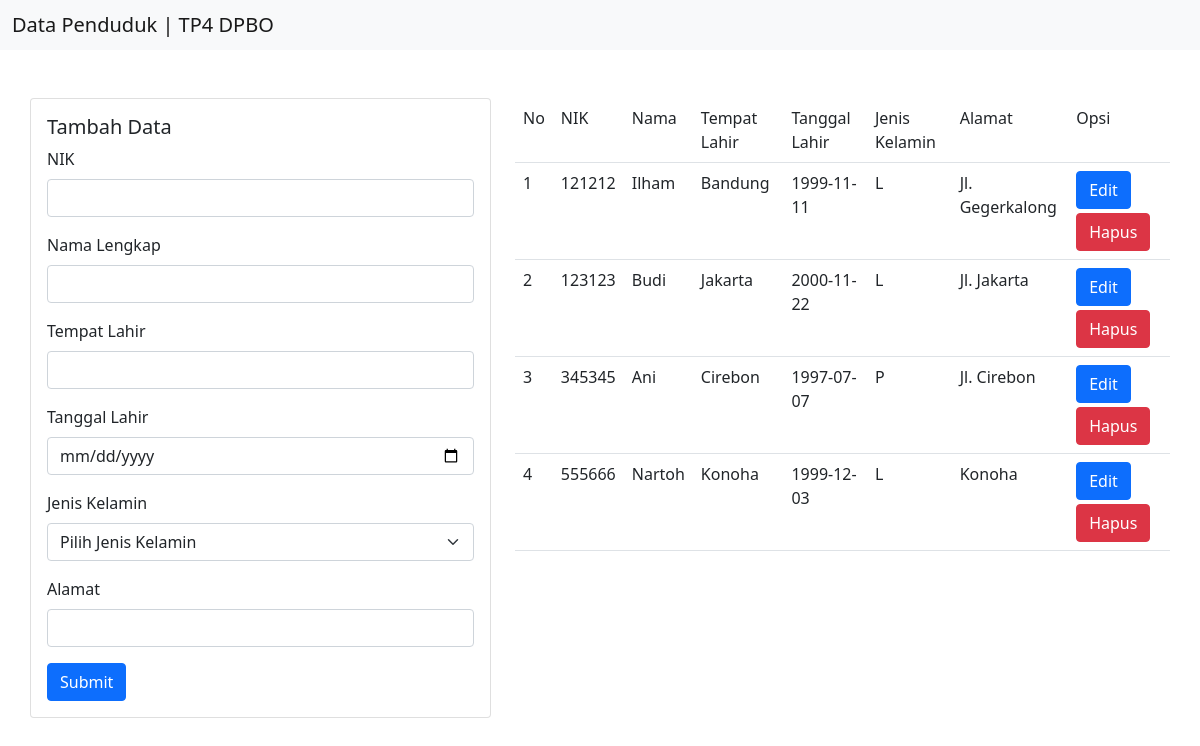
The page / on the database its author committed.
### tables this page shows
CREATE TABLE `penduduk` (
  `id` int(11) NOT NULL,
  `nik` varchar(255) NOT NULL,
  `nama` varchar(255) NOT NULL,
  `tempat_lahir` varchar(255) NOT NULL,
  `tanggal_lahir` date NOT NULL,
  `jenis_kelamin` varchar(255) NOT NULL,
  `alamat` varchar(255) NOT NULL
);

### conf.php (called while the page is built)
<?php
$db_host = "localhost";
$db_user = "root";
$db_password = "";
$db_name = "tp4_pbo";
?>

### includes/DB.class.php (called while the page is built, shortened)
<?php
class DB{
	var $db_host = '';
	var $db_user = '';
	var $db_password = '';
	var $db_name = '';
	var $db_link = '';
	var $result = 0;
	function __construct($db_host='', $db_user='', $db_password='', $db_name=''){
		$this->db_host = $db_host;
		$this->db_user = $db_user;
		$this->db_password = $db_password;
		$this->db_name = $db_name;
	}
	function open(){
		$this->db_link = mysqli_connect($this->db_host, $this->db_user, $this->db_password, $this->db_name);
	}
	function execute($query=""){
		$this->result = mysqli_query($this->db_link, $query);
		return $this->result;
	}
	function getResult(){
		return mysqli_fetch_array($this->result);
	}
}
 ?>

### includes/Penduduk.class.php (called while the page is built, shortened)
<?php
class Penduduk extends DB{
	function getPenduduk(){
		$query = "SELECT * FROM penduduk";
		return $this->execute($query);
	}
}
?>

### index.php (the view, shortened to what this page needs)
<?php
include("conf.php");
include("includes/Template.class.php");
include("includes/DB.class.php");
include("includes/Penduduk.class.php");
$oPenduduk = new Penduduk($db_host, $db_user, $db_password, $db_name);
$oPenduduk->open();
function inputTag($type, $name="", $val = ""){
	if($type == "select"){
		$res = "<select class='form-select' aria-label='Default select example' name='jk'>";
		if($val == "L"){
			$res .= "
				<option>Pilih Jenis Kelamin</option>
				<option value='L' selected>Laki-Laki</option>
				<option value='P'>Perempuan</option>
			";
		}
		else if($val == "P"){
			$res .= "
				<option>Pilih Jenis Kelamin</option>
				<option value='L'>Laki-Laki</option>
				<option value='P' selected>Perempuan</option>
			";
		}
		else{
			$res .= "
				<option selected>Pilih Jenis Kelamin</option>
				<option value='L'>Laki-Laki</option>
				<option value='P'>Perempuan</option>
			";
		}
		$res .= "</select>";
	}
	else if($type == "add_btn"){
		$res = "<button type='submit' class='btn btn-primary' name='submit'>Submit</button>";
	}
	else if($type == "edit_btn"){
		$res = "
			<input type='text' class='form-control visually-hidden' name='id' value='$val'>
			<button type='submit' class='btn btn-primary' name='update'>Update</button>
			<a class='btn btn-danger' href='/' role='button'>Cancel</a>
		";
	}
	else {
		$res = "<input type='$type' class='form-control' name='$name' value='$val'>";
	}
	return $res;
}
$textArr = [];
if(isset($_GET['id_edit'])){
	$title = "<h5 class='card-title'>Edit Data</h5>";
	$oPenduduk->getSPenduduk($_GET['id_edit']);
	$res = $oPenduduk->getResult();
	array_push($textArr, inputTag("text", "nik", $res[1]));
	array_push($textArr, inputTag("text", "nama", $res[2]));
	array_push($textArr, inputTag("text", "tmp_lahir", $res[3]));
	array_push($textArr, inputTag("date", "tgl_lahir", $res[4]));
	array_push($textArr, inputTag("select", "jk", $res[5]));
	array_push($textArr, inputTag("text", "alamat", $res[6]));
	$btn = inputTag("edit_btn", "", $res[0]);
}
else{
	$title = "<h5 class='card-title'>Tambah Data</h5>";
	array_push($textArr, inputTag("text", "nik"));
	array_push($textArr, inputTag("text", "nama"));
	array_push($textArr, inputTag("text", "tmp_lahir"));
	array_push($textArr, inputTag("date", "tgl_lahir"));
	array_push($textArr, inputTag("select", "jk"));
	$btn = inputTag("add_btn");
}
$oPenduduk->getPenduduk();
$data = null;
$no = 1;
while (list($id, $nik, $nama, $tmp_lahir, $tgl_lahir, $jk, $alamat) = $oPenduduk->getResult()) {
	$data .= "<tr>
	<td>" . $no . "</td>
	<td>" . $nik . "</td>
	<td>" . $nama . "</td>
	<td>" . $tmp_lahir . "</td>
	<td>" . $tgl_lahir . "</td>
	<td>" . $jk . "</td>
	<td>" . $alamat . "</td>
	<td>
	<a class='btn btn-primary mb-1' href='index.php?id_edit=" . $id .  "' role='button'>Edit</a>
	<a class='btn btn-danger' href='index.php?id_hapus=" . $id .  "' role='button'>Hapus</a>
	</td>
	</tr>";
	$no++;
}

### includes/Template.class.php (shortened to what this page needs)
<?php
class Template{
	var $content = '';
	function __construct($filename = ''){
		$this->content = implode('', @file($filename));
	}
	function clear(){
		$this->content = preg_replace("/DATA_[A-Z|_|0-9]+/", "", $this->content);
	}
	function write(){
		print $this->content;
	}
	function replace($old = '', $new = ''){
		if(is_int($new)){
			$value = sprintf("%d", $new);
		}elseif(is_float($new)){
			$value = sprintf("%f", $new);
		}elseif(is_array($new)){
			$value = '';
			foreach( $new as $item){
				$value .= $item. '';
			}
		}else{
			$value = $new;
		}
		$this->content = preg_replace("/$old/",  $value, $this->content);
	}
}
?>

### rows shown on the page
penduduk: nik "121212", nama "Ilham", tempat_lahir "Bandung", tanggal_lahir "1999-11-11", jenis_kelamin "L", alamat "Jl. Gegerkalong"
penduduk: nik "123123", nama "Budi", tempat_lahir "Jakarta", tanggal_lahir "2000-11-22", jenis_kelamin "L", alamat "Jl. Jakarta"
penduduk: nik "345345", nama "Ani", tempat_lahir "Cirebon", tanggal_lahir "1997-07-07", jenis_kelamin "P", alamat "Jl. Cirebon"
penduduk: nik "555666", nama "Nartoh", tempat_lahir "Konoha", tanggal_lahir "1999-12-03", jenis_kelamin "L", alamat "Konoha"

### other values the page prints
$this->content "Data Penduduk | TP4 DPBO NIK Nama Lengkap Tempat Lahir Tanggal Lahir Jenis Kelamin Alamat No NIK Nama Tempat Lahir Tanggal Lahir Jenis Kelamin Alamat Opsi"
